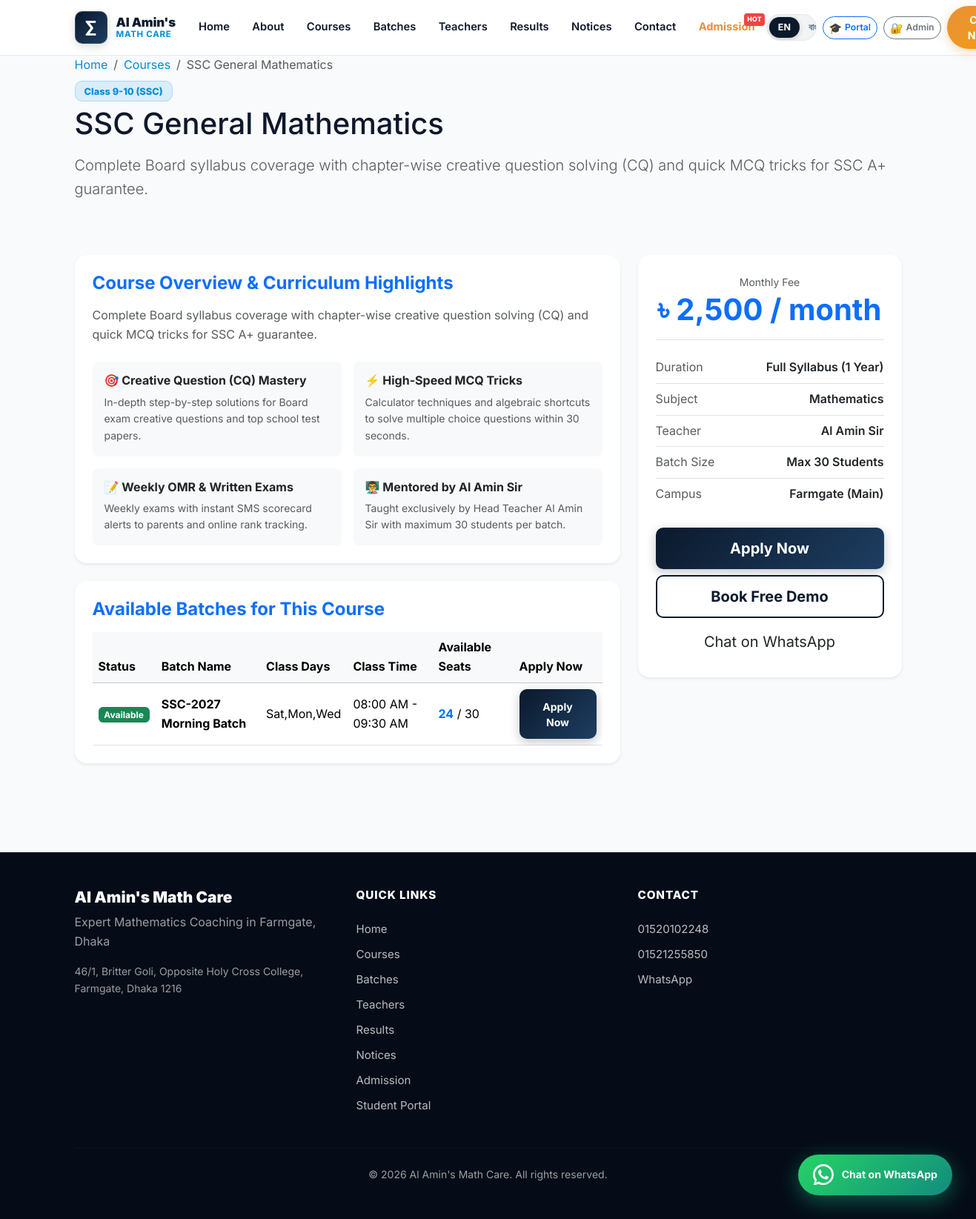
The app's page /course-details.php?slug=ssc-general-math with its own data.
### tables this page shows
CREATE TABLE IF NOT EXISTS `courses` (
  `id` INT UNSIGNED AUTO_INCREMENT PRIMARY KEY,
  `slug` VARCHAR(150) NOT NULL UNIQUE,
  `title_en` VARCHAR(200) NOT NULL,
  `title_bn` VARCHAR(200) DEFAULT NULL,
  `class_level` VARCHAR(50) NOT NULL,
  `math_category` ENUM('general_math', 'higher_math_1st', 'higher_math_2nd', 'combined_higher_math', 'admission_engineering_math') NOT NULL DEFAULT 'general_math',
  `course_type` ENUM('regular', 'crash', 'model_test', 'special_care') DEFAULT 'regular',
  `duration` VARCHAR(50) DEFAULT NULL,
  `fee` DECIMAL(10,2) NOT NULL DEFAULT 0.00,
  `fee_display_en` VARCHAR(80) DEFAULT 'Contact us',
  `fee_display_bn` VARCHAR(80) DEFAULT 'যোগাযোগ করুন',
  `teacher_id` INT UNSIGNED DEFAULT NULL,
  `description_en` TEXT DEFAULT NULL,
  `description_bn` TEXT DEFAULT NULL,
  `is_popular` TINYINT(1) DEFAULT 0,
  `is_active` TINYINT(1) DEFAULT 1,
  `is_deleted` TINYINT(1) DEFAULT 0,
  `created_at` TIMESTAMP DEFAULT CURRENT_TIMESTAMP,
  FOREIGN KEY (`teacher_id`) REFERENCES `teachers`(`id`) ON DELETE SET NULL
);

CREATE TABLE IF NOT EXISTS `batches` (
  `id` INT UNSIGNED AUTO_INCREMENT PRIMARY KEY,
  `course_id` INT UNSIGNED NOT NULL,
  `branch_id` INT UNSIGNED NOT NULL,
  `teacher_id` INT UNSIGNED NOT NULL,
  `batch_name` VARCHAR(100) NOT NULL,
  `batch_name_bn` VARCHAR(100) DEFAULT NULL,
  `class_days` VARCHAR(100) NOT NULL,
  `start_time` TIME NOT NULL,
  `end_time` TIME NOT NULL,
  `start_date` DATE NOT NULL,
  `total_seats` SMALLINT UNSIGNED NOT NULL DEFAULT 30,
  `available_seats` SMALLINT UNSIGNED NOT NULL DEFAULT 30,
  `admission_status` ENUM('open', 'full', 'closed') DEFAULT 'open',
  `status` ENUM('upcoming', 'running', 'completed') DEFAULT 'upcoming',
  `is_deleted` TINYINT(1) DEFAULT 0,
  `created_at` TIMESTAMP DEFAULT CURRENT_TIMESTAMP,
  FOREIGN KEY (`course_id`) REFERENCES `courses`(`id`) ON DELETE CASCADE,
  FOREIGN KEY (`branch_id`) REFERENCES `branches`(`id`) ON DELETE CASCADE,
  FOREIGN KEY (`teacher_id`) REFERENCES `teachers`(`id`) ON DELETE RESTRICT
);

### includes/i18n.php (called while the page is built, shortened)
<?php
function app_config(): array
{
    static $config = null;
    if ($config === null) {
        $config = require __DIR__ . '/../config/app.php';
    }
    return $config;
}
function current_locale(): string
{
    $config = app_config();
    $locale = $_GET['lang'] ?? $_COOKIE['site_lang'] ?? $_COOKIE['locale'] ?? $config['default_locale'];
    return $locale;
}
function load_translations(string $locale): array
{
    $file = __DIR__ . '/../lang/' . $locale . '.php';
    return require $file;
}
function init_i18n(): void
{
    $config = app_config();
    $locale = current_locale();
    $translations = load_translations($locale);
}
function __(string $key, array $replace = []): string
{
    global $translations, $locale;
    $text = $translations[$key] ?? $key;
    foreach ($replace as $search => $value) {
        $text = str_replace(':' . $search, (string) $value, $text);
    }
    return $text;
}
function base_url(string $path = ''): string
{
    $base = rtrim(app_config()['base_url'] ?? '', '/');
    $path = ltrim($path, '/');
    return $base . ($path !== '' ? '/' . $path : '');
}
function get_current_lang(): string
{
    global $locale;
    return $locale ?? 'en';
}
function content(?array $row, string $field): string
{
    $current = get_current_lang();
    $localizedField = "{$field}_{$current}";
    if (!empty($row[$localizedField])) {
        return (string) $row[$localizedField];
    }
    return (string) ($row[$field] ?? '');
}

### includes/helpers.php (called while the page is built, shortened)
<?php
function e(?string $value): string
{
    return htmlspecialchars($value ?? '', ENT_QUOTES | ENT_SUBSTITUTE, 'UTF-8');
}
function whatsapp_link(string $number, string $message = ''): string
{
    $digits = preg_replace('/\D/', '', $number);
    if (strlen($digits) === 11 && str_starts_with($digits, '0')) {
        $digits = '88' . $digits;
    }
    $url = 'https://wa.me/' . $digits;
    if ($message !== '') {
        $url .= '?text=' . rawurlencode($message);
    }
    return $url;
}
function config_tagline(): string
{
    $locale = function_exists('get_current_lang') ? get_current_lang() : 'en';
    $config = app_config();
    return $locale === 'bn' ? $config['site_tagline_bn'] : $config['site_tagline_en'];
}

### course-details.php (the view, shortened to what this page needs)
<?php
require_once __DIR__ . '/includes/db.php';
require_once __DIR__ . '/includes/i18n.php';
require_once __DIR__ . '/includes/helpers.php';
$slug = clean_input($_GET['slug'] ?? '');
$course = null;
$batches = [];
try {
    $pdo = db();
    $stmt = $pdo->prepare('SELECT * FROM courses WHERE slug = :slug AND is_deleted = 0 AND is_active = 1 LIMIT 1');
    $stmt->execute([':slug' => $slug]);
    $course = $stmt->fetch();
    if ($course) {
        $bStmt = $pdo->prepare('SELECT * FROM batches WHERE course_id = :cid AND is_deleted = 0 ORDER BY id ASC');
        $bStmt->execute([':cid' => $course['id']]);
        $batches = $bStmt->fetchAll();
    }
} catch (Throwable $e) {
}
$title = content($course, 'title');
$desc = content($course, 'description');
$feeDisplay = content($course, 'fee_display');
$classLevel = $course['class_level'];
$duration = $course['duration'] ?? '1 Year';
$waMsg = __('whatsapp_prefill', ['course' => $title]);
require __DIR__ . '/includes/header.php';
?>
<section class="page-hero">
    <div class="container">
        <nav aria-label="breadcrumb">
            <ol class="breadcrumb mb-2 small">
                <li class="breadcrumb-item"><a href="<?= e(base_url('index.php')) ?>"><?= e(__('nav_home')) ?></a></li>
                <li class="breadcrumb-item"><a href="<?= e(base_url('courses.php')) ?>"><?= e(__('nav_courses')) ?></a></li>
                <li class="breadcrumb-item active" aria-current="page"><?= e($title) ?></li>
            </ol>
        </nav>
        <span class="badge-class"><?= e($classLevel) ?></span>
        <h1 class="mt-2 mb-3"><?= e($title) ?></h1>
        <p class="text-muted lead mb-0"><?= e($desc) ?></p>
    </div>
</section>
<section class="section">
    <div class="container">
        <div class="row g-4">
            <div class="col-lg-8">
                <div class="card border-0 shadow-sm rounded-4 p-4 mb-4">
                    <h2 class="h4 fw-bold text-primary mb-3">
                        <?= $locale === 'bn' ? 'কোর্সের মূল বিষয়বস্তু ও পাঠদান পরিকল্পনা' : 'Course Overview & Curriculum Highlights' ?>
                    </h2>
                    <p class="text-muted mb-4"><?= e($desc) ?></p>
                    <div class="row g-3">
                        <div class="col-md-6">
                            <div class="p-3 bg-light rounded-3 h-100">
                                <h3 class="h6 fw-bold mb-2">🎯 <?= $locale === 'bn' ? 'সৃজনশীল (CQ) সমাধান' : 'Creative Question (CQ) Mastery' ?></h3>
                                <p class="small text-muted mb-0">
                                    <?= $locale === 'bn' ? 'প্রতিটি অধ্যায়ের গুরুত্বপূর্ণ বোর্ড প্রশ্ন ও টেস্ট পেপার প্রশ্ন নিখুঁতভাবে সমাধান।' : 'In-depth step-by-step solutions for Board exam creative questions and top school test papers.' ?>
                                </p>
                            </div>
                        </div>
                        <div class="col-md-6">
                            <div class="p-3 bg-light rounded-3 h-100">
                                <h3 class="h6 fw-bold mb-2">⚡ <?= $locale === 'bn' ? 'MCQ শর্টকাট টেকনিক' : 'High-Speed MCQ Tricks' ?></h3>
                                <p class="small text-muted mb-0">
                                    <?= $locale === 'bn' ? 'ক্যালকুলেটর হ্যাক ও গণিতের জ্যামিতিক টেকনিক ব্যবহার করে ৩০ সেকেন্ডে MCQ নির্ভুল সমাধান।' : 'Calculator techniques and algebraic shortcuts to solve multiple choice questions within 30 seconds.' ?>
                                </p>
                            </div>
                        </div>
                        <div class="col-md-6">
                            <div class="p-3 bg-light rounded-3 h-100">
                                <h3 class="h6 fw-bold mb-2">📝 <?= $locale === 'bn' ? 'সাপ্তাহিক OMR ও ক্লাস টেস্ট' : 'Weekly OMR & Written Exams' ?></h3>
                                <p class="small text-muted mb-0">
                                    <?= $locale === 'bn' ? 'প্রতি সপ্তাহে পরীক্ষা নিয়ে মেধা তালিকা প্রকাশ ও অভিভাবকদের ফোনে সরাসরি SMS আপডেট প্রেরণ।' : 'Weekly exams with instant SMS scorecard alerts to parents and online rank tracking.' ?>
                                </p>
                            </div>
                        </div>
                        <div class="col-md-6">
                            <div class="p-3 bg-light rounded-3 h-100">
                                <h3 class="h6 fw-bold mb-2">👨‍🏫 <?= $locale === 'bn' ? 'আল আমিন স্যারের সরাসরি তত্ত্বাবধান' : 'Mentored by Al Amin Sir' ?></h3>
                                <p class="small text-muted mb-0">
                                    <?= $locale === 'bn' ? 'কোনো শিক্ষানবিস বা সহকারী নয়, স্যারের প্রত্যক্ষ উপস্থিতিতে প্রতিটি ক্লাসে গণিতের ভয় দূরীকরণ।' : 'Taught exclusively by Head Teacher Al Amin Sir with maximum 30 students per batch.' ?>
                                </p>
                            </div>
                        </div>
                    </div>
                </div>
                <div class="card border-0 shadow-sm rounded-4 p-4">
                    <h2 class="h4 fw-bold text-primary mb-3">
                        <?= $locale === 'bn' ? 'এই কোর্সের সক্রিয় ব্যাচসমূহ' : 'Available Batches for This Course' ?>
                    </h2>
                    <?php if (empty($batches)): ?>
                    <p class="text-muted"><?= $locale === 'bn' ? 'বর্তমানে নতুন ব্যাচের সময়সূচী নির্ধারণাধীন। বিস্তারিত জানতে কল করুন।' : 'New batch schedule is currently being finalized. Please contact the front desk.' ?></p>
                    <?php else: ?>
                    <div class="table-responsive">
                        <table class="table table-hover align-middle mb-0">
                            <thead class="table-light">
                                <tr>
                                    <th><?= e(__('batch_status')) ?></th>
                                    <th><?= $locale === 'bn' ? 'ব্যাচের নাম' : 'Batch Name' ?></th>
                                    <th><?= e(__('batch_days')) ?></th>
                                    <th><?= e(__('batch_time')) ?></th>
                                    <th><?= e(__('batch_available_seats')) ?></th>
                                    <th><?= e(__('btn_apply')) ?></th>
                                </tr>
                            </thead>
                            <tbody>
                                <?php foreach ($batches as $b):
                                    $bName = $locale === 'bn' && !empty($b['batch_name_bn']) ? $b['batch_name_bn'] : $b['batch_name'];
                                    $seats = (int) $b['available_seats'];
                                ?>
                                <tr>
                                    <td>
                                        <span class="badge <?= $seats > 0 ? 'bg-success' : 'bg-danger' ?>">
                                            <?= $seats > 0 ? e(__('seats_available')) : e(__('seats_full')) ?>
                                        </span>
                                    </td>
                                    <td class="fw-bold"><?= e($bName) ?></td>
                                    <td><?= e($b['class_days']) ?></td>
                                    <td><?= date('h:i A', strtotime($b['start_time'])) ?> - <?= date('h:i A', strtotime($b['end_time'])) ?></td>
                                    <td><span class="fw-bold text-primary"><?= $seats ?></span> / <?= $b['total_seats'] ?></td>
                                    <td>
                                        <a href="<?= e(base_url('admission.php?batch=' . urlencode($bName) . '&course=' . urlencode($title))) ?>" class="btn btn-primary-custom btn-sm">
                                            <?= e(__('btn_apply')) ?>
                                        </a>
                                    </td>
                                </tr>
                                <?php endforeach; ?>
                            </tbody>
                        </table>
                    </div>
                    <?php endif; ?>
                </div>
            </div>
            <div class="col-lg-4">
                <div class="card border-0 shadow-sm rounded-4 p-4 sticky-top" style="top: 90px;">
                    <div class="mb-3 text-center">
                        <span class="text-muted small uppercase"><?= e(__('course_fee')) ?></span>
                        <div class="display-6 fw-bold text-primary"><?= e($feeDisplay) ?></div>
                    </div>
                    <ul class="list-unstyled border-top pt-3 mb-4">
                        <li class="d-flex justify-content-between py-2 border-bottom">
                            <span class="text-muted"><?= e(__('course_duration')) ?></span>
                            <span class="fw-semibold"><?= e($duration) ?></span>
                        </li>
                        <li class="d-flex justify-content-between py-2 border-bottom">
                            <span class="text-muted"><?= e(__('course_subject')) ?></span>
                            <span class="fw-semibold"><?= e(__('mathematics')) ?></span>
                        </li>
                        <li class="d-flex justify-content-between py-2 border-bottom">
                            <span class="text-muted"><?= e(__('course_teacher')) ?></span>
                            <span class="fw-semibold"><?= e($config['head_teacher']) ?></span>
                        </li>
                        <li class="d-flex justify-content-between py-2 border-bottom">
                            <span class="text-muted"><?= $locale === 'bn' ? 'ব্যাচ ধারণক্ষমতা' : 'Batch Size' ?></span>
                            <span class="fw-semibold"><?= $locale === 'bn' ? 'সর্বোচ্চ ৩০ জন' : 'Max 30 Students' ?></span>
                        </li>
                        <li class="d-flex justify-content-between py-2">
                            <span class="text-muted"><?= $locale === 'bn' ? 'ক্যাম্পাস' : 'Campus' ?></span>
                            <span class="fw-semibold">Farmgate (Main)</span>
                        </li>
                    </ul>
                    <div class="d-grid gap-2">
                        <a href="<?= e(base_url('admission.php?course=' . urlencode($title))) ?>" class="btn btn-primary-custom btn-lg">
                            <?= e(__('btn_apply')) ?>
                        </a>
                        <a href="<?= e(base_url('admission.php?demo=1&course=' . urlencode($title))) ?>" class="btn btn-outline-custom btn-lg">
                            <?= e(__('btn_free_demo')) ?>
                        </a>
                        <a href="<?= e(whatsapp_link($config['whatsapp'], $waMsg)) ?>" target="_blank" rel="noopener" class="btn btn-whatsapp btn-lg">
                            <?= e(__('btn_whatsapp')) ?>
                        </a>
                    </div>
                </div>
            </div>
        </div>
    </div>
</section>
<?php require __DIR__ . '/includes/footer.php'; ?>

### records on screen
courses: title_en "SSC General Mathematics", class_level "Class 9-10 (SSC)", description_en "Complete Board syllabus coverage with chapter-wise creative question solving (CQ) and quick MCQ tricks for SSC A+ guarantee.", fee_display_en "৳ 2,500 / month", duration "Full Syllabus (1 Year)"
batches: batch_name "SSC-2027 Morning Batch", class_days "Sat,Mon,Wed", start_time "08:00 AM", end_time "09:30 AM", available_seats "24", total_seats "30"

### other values on screen
__('nav_home') "Home"
__('nav_about') "About"
__('nav_courses') "Courses"
__('nav_batches') "Batches"
__('nav_teachers') "Teachers"
__('nav_results') "Results"
__('nav_notices') "Notices"
__('nav_contact') "Contact"
__('nav_admission') "Admission"
__('batch_status') "Status"
__('batch_days') "Class Days"
__('batch_time') "Class Time"
__('batch_available_seats') "Available Seats"
__('btn_apply') "Apply Now"
__('course_fee') "Monthly Fee"
